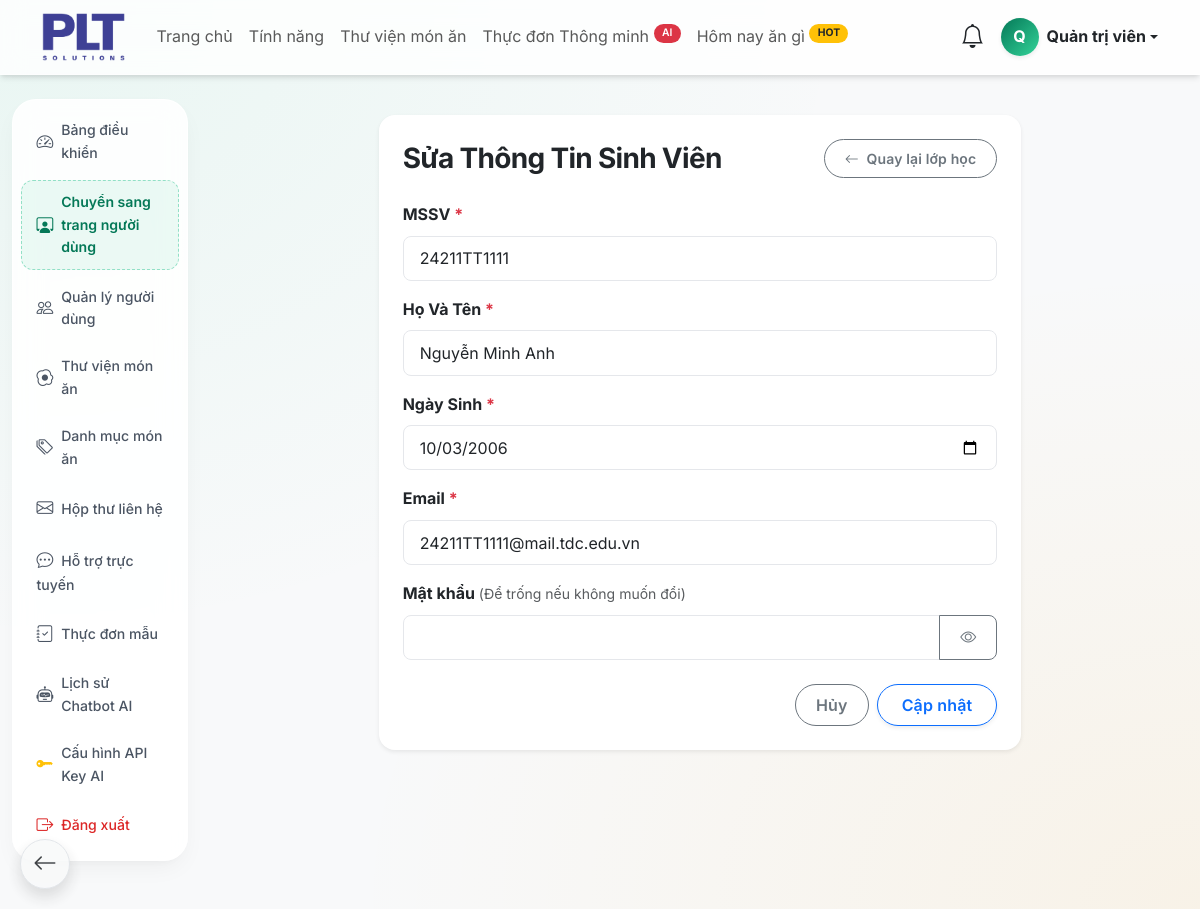
The app's page /admin/student-edit.php?id=85 (signed in) with its own data.
### tables this page shows
CREATE TABLE IF NOT EXISTS `users` (
  `id` bigint UNSIGNED NOT NULL AUTO_INCREMENT,
  `full_name` varchar(150) NOT NULL,
  `email` varchar(190) NOT NULL,
  `password` varchar(255) NOT NULL,
  `avatar` varchar(255) DEFAULT NULL,
  `mssv` varchar(50) DEFAULT NULL,
  `birth_date` date DEFAULT NULL,
  `class_id` bigint UNSIGNED DEFAULT NULL,
  `stt` int UNSIGNED DEFAULT '0',
  `role` enum('user','admin') NOT NULL DEFAULT 'user',
  `status` enum('active','inactive','locked') NOT NULL DEFAULT 'active',
  `email_verified_at` datetime DEFAULT NULL,
  `last_login_at` datetime DEFAULT NULL,
  `created_at` timestamp NOT NULL DEFAULT CURRENT_TIMESTAMP,
  `updated_at` timestamp NOT NULL DEFAULT CURRENT_TIMESTAMP ON UPDATE CURRENT_TIMESTAMP,
  PRIMARY KEY (`id`),
  UNIQUE KEY `email` (`email`),
  UNIQUE KEY `uk_users_mssv` (`mssv`),
  KEY `idx_users_role` (`role`),
  KEY `idx_users_status` (`status`),
  KEY `idx_users_created_at` (`created_at`),
  KEY `fk_users_class` (`class_id`)
);

### includes/functions.php (called while the page is built, shortened)
<?php
function old($key, $default = '') {
    return htmlspecialchars((string)($_POST[$key] ?? $default), ENT_QUOTES, 'UTF-8');
}

### admin/student-edit.php (the view, shortened to what this page needs)
<?php
require_once __DIR__ . '/../includes/functions.php';
$conn = (new Database())->getConnection();
$id = filter_input(INPUT_GET, 'id', FILTER_VALIDATE_INT) ?: 0;
$stmt = $conn->prepare("SELECT * FROM users WHERE id = :id AND role = 'user' AND class_id IS NOT NULL");
$stmt->execute([':id' => $id]);
$edit_student = $stmt->fetch(PDO::FETCH_ASSOC);
$class_id = $edit_student['class_id'];
$field_errors = [];
$page_title = 'Sửa Thông Tin Sinh Viên';
require_once __DIR__ . '/../includes/header.php';
?>
<div class="container-fluid py-4">
    <div class="row">
        <div class="col-md-2"><?php require __DIR__ . '/includes/sidebar.php'; ?></div>
        <div class="col-md-10">
            <div class="row justify-content-center mt-3">
                <div class="col-lg-8">
                    <div class="card glass-card border-0 rounded-4 shadow-sm overflow-hidden mb-4">
                        <div class="card-body p-4">
                            <div class="d-flex justify-content-between align-items-center mb-4">
                                <h3 class="fw-bold mb-0"><?php echo htmlspecialchars($page_title); ?></h3>
                                <a href="<?php echo BASE_URL; ?>/admin/class-detail.php?id=<?= $class_id ?>" class="btn btn-sm btn-outline-secondary rounded-pill">
                                    <i class="bi bi-arrow-left me-1"></i> Quay lại lớp học
                                </a>
                            </div>
                            <form method="POST" novalidate id="editStudentForm">
                                <div class="mb-3">
                                    <label class="form-label fw-bold" for="mssv">MSSV <span class="text-danger">*</span></label>
                                    <input id="mssv" class="form-control <?php echo isset($field_errors['mssv']) ? 'is-invalid' : ''; ?>" name="mssv" maxlength="50" value="<?php echo old('mssv', $edit_student['mssv'] ?? ''); ?>" required autocomplete="off">
                                </div>
                                <div class="mb-3">
                                    <label class="form-label fw-bold" for="full_name">Họ Và Tên <span class="text-danger">*</span></label>
                                    <input id="full_name" class="form-control <?php echo isset($field_errors['full_name']) ? 'is-invalid' : ''; ?>" name="full_name" maxlength="150" value="<?php echo old('full_name', $edit_student['full_name'] ?? ''); ?>" required autocomplete="off">
                                </div>
                                <div class="mb-3">
                                    <label class="form-label fw-bold" for="birth_date">Ngày Sinh <span class="text-danger">*</span></label>
                                    <input id="birth_date" type="date" class="form-control <?php echo isset($field_errors['birth_date']) ? 'is-invalid' : ''; ?>" name="birth_date" value="<?php echo old('birth_date', $edit_student['birth_date'] ?? ''); ?>" required>
                                </div>
                                <div class="mb-3">
                                    <label class="form-label fw-bold" for="email">Email <span class="text-danger">*</span></label>
                                    <input id="email" type="email" class="form-control <?php echo isset($field_errors['email']) ? 'is-invalid' : ''; ?>" name="email" maxlength="190" value="<?php echo old('email', $edit_student['email'] ?? ''); ?>" required autocomplete="off">
                                </div>
                                <div class="mb-4">
                                    <label class="form-label fw-bold" for="password">Mật khẩu <span class="text-muted small fw-normal">(Để trống nếu không muốn đổi)</span></label>
                                    <div class="input-group has-validation">
                                        <input id="password" type="password" class="form-control <?php echo isset($field_errors['password']) ? 'is-invalid' : ''; ?>" name="password" minlength="8" autocomplete="new-password">
                                        <button class="btn btn-outline-secondary password-toggle" type="button" data-target="password" aria-label="Hiện mật khẩu"><i class="bi bi-eye"></i></button>
                                    </div>
                                </div>
                                <div class="d-flex justify-content-end gap-2">
                                    <a class="btn btn-outline-secondary rounded-pill" href="<?php echo BASE_URL; ?>/admin/class-detail.php?id=<?= $class_id ?>">Hủy</a>
                                    <button type="submit" class="btn btn-outline-primary rounded-pill px-4 shadow-sm">Cập nhật</button>
                                </div>
                            </form>
                        </div>
                    </div>
                </div>
            </div>
        </div>
    </div>
</div>
<?php require_once __DIR__ . '/../includes/footer.php'; ?>

### assets/css/style.css (style rules this page uses)
:root { --primary-color: #059669; --primary-light: #34d399; --primary-dark: #047857; --primary-bg: #ecfdf5; --secondary-color: #f59e0b; --secondary-light: #fbbf24; --secondary-bg: #fffbeb; --text-color: #1f2937; --text-muted: #6b7280; --bg-color: #f3f4f6; --card-bg: #ffffff; --border-color: #e5e7eb; --gradient-primary: linear-gradient(135deg, #059669 0%, #10b981 100%); --gradient-health: linear-gradient(135deg, #047857 0%, #34d399 100%); --gradient-glow: linear-gradient(135deg, rgba(5, 150, 105, 0.4) 0%, rgba(16, 185, 129, 0) 100%); --gradient-dark: linear-gradient(135deg, #1f2937 0%, #111827 100%); --shadow-sm: 0 1px 2px 0 rgba(0, 0, 0, 0.05); --shadow-md: 0 4px 6px -1px rgba(0, 0, 0, 0.1), 0 2px 4px -1px rgba(0, 0, 0, 0.06); --shadow-lg: 0 10px 15px -3px rgba(0, 0, 0, 0.1), 0 4px 6px -2px rgba(0, 0, 0, 0.05); --shadow-glow: 0 0 20px rgba(5, 150, 105, 0.3); --radius-sm: 0.5rem; --radius-md: 1rem; --radius-lg: 1.5rem; --radius-xl: 2rem; --transition-fast: 0.15s cubic-bezier(0.4, 0, 0.2, 1); --transition-base: 0.3s cubic-bezier(0.4, 0, 0.2, 1); --transition-bounce: 0.5s cubic-bezier(0.34, 1.56, 0.64, 1); }
html { scroll-behavior: smooth; -webkit-overflow-scrolling: touch; }
body { font-family: 'Inter', -apple-system, BlinkMacSystemFont, "Segoe UI", Roboto, sans-serif; color: var(--text-color); background-color: var(--bg-color); background-image: radial-gradient(at 0% 0%, rgba(52, 211, 153, 0.08) 0px, transparent 50%), radial-gradient(at 100% 100%, rgba(245, 158, 11, 0.08) 0px, transparent 50%); background-attachment: scroll; line-height: 1.6; -webkit-font-smoothing: antialiased; }
h1, h2, h3, h4, h5, h6 { letter-spacing: -0.025em; font-weight: 700; }
.glass-card { background: rgba(255, 255, 255, 0.9); backdrop-filter: blur(10px); -webkit-backdrop-filter: blur(10px); border: 1px solid rgba(255, 255, 255, 0.8); box-shadow: var(--shadow-lg); border-radius: var(--radius-lg); }
.card { border-radius: var(--radius-md); border: 1px solid rgba(0,0,0,0.03); box-shadow: var(--shadow-md); transition: all var(--transition-bounce); background-color: var(--card-bg); }
.btn { border-radius: var(--radius-sm); font-weight: 600; padding: 0.5rem 1.25rem; transition: all var(--transition-base); letter-spacing: 0.01em; }
.form-control, .form-select { border-radius: var(--radius-sm); border: 1px solid var(--border-color); padding: 0.6rem 1rem; transition: all var(--transition-base); background-color: rgba(255, 255, 255, 0.9); }
.btn-outline-primary, .btn-outline-success, .btn-outline-secondary, .btn-outline-info, .btn-outline-warning, .btn-outline-danger { transition: all 0.25s cubic-bezier(0.4, 0, 0.2, 1) !important; }
.password-toggle { z-index: 5 !important; text-decoration: none !important; cursor: pointer; display: inline-flex; align-items: center; justify-content: center; }

### records on screen
users: mssv "24211TT1111", full_name "Nguyễn Minh Anh", birth_date "10/03/2006", email "24211TT1111@mail.tdc.edu.vn"

### other values on screen
substr($_SESSION['full_name'] ?? 'U', 0, 1) "Q"
$_SESSION['full_name'] "Quản trị viên"
$page_title "Sửa Thông Tin Sinh Viên"
